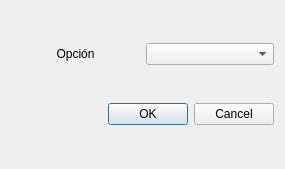
<?xml version="1.0" encoding="UTF-8"?>
<ui version="4.0">
 <class>SelectorOpcion</class>
 <widget class="QDialog" name="SelectorOpcion">
  <property name="geometry">
   <rect>
    <x>0</x>
    <y>0</y>
    <width>285</width>
    <height>169</height>
   </rect>
  </property>
  <property name="windowTitle">
   <string>Selector</string>
  </property>
  <layout class="QGridLayout" name="gridLayout">
   <item row="1" column="2">
    <layout class="QHBoxLayout" name="horizontalLayout">
     <property name="sizeConstraint">
      <enum>QLayout::SetDefaultConstraint</enum>
     </property>
     <item>
      <widget class="QLabel" name="label_opcion">
       <property name="text">
        <string>Opción</string>
       </property>
       <property name="alignment">
        <set>Qt::AlignCenter</set>
       </property>
      </widget>
     </item>
     <item>
      <widget class="QComboBox" name="combox_opciones">
       <property name="enabled">
        <bool>true</bool>
       </property>
       <item>
        <property name="text">
         <string/>
        </property>
       </item>
      </widget>
     </item>
    </layout>
   </item>
   <item row="2" column="2">
    <widget class="QDialogButtonBox" name="bbox">
     <property name="standardButtons">
      <set>QDialogButtonBox::Cancel|QDialogButtonBox::Ok</set>
     </property>
    </widget>
   </item>
  </layout>
 </widget>
 <resources/>
 <connections/>
</ui>
